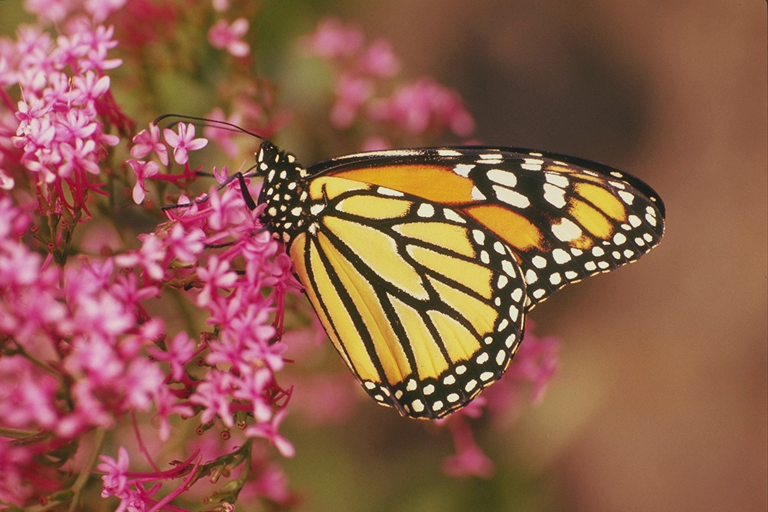
#> input picture 영상처리 1차/prob3/data/monarch.png, 768 x 512 px
$ python problem3.py   (older library calls are emulated)
#> lines starting #> are read from the running program, lines starting #| are printed output that depends on the picture
"""
3. Eh5.HistogramSpecification.py 소스의 맨 마지막 줄 미션
미션: 새 창을 열고 src/template/output 영상의 RGB별 히스토그램을 그려 보자.
조건: rgb 히스토그램 데이터를 반환하는 다음 함수를 제작한 후 코딩할 것
r, g, b = myHist(img)
img는 3채널 영상. 부동소수와 uint8을 구분하지 않고 모두 지원할 것
r, g, b는 각각 최댓값에 의해 정규화된 0~1의 분포도.
"""

from skimage.exposure import cumulative_distribution
from skimage.exposure.histogram_matching import _match_cumulative_cdf
from skimage.io import imread
from skimage import exposure
from skimage.color import rgb2gray
import matplotlib.pyplot as plt
import numpy as np
import cv2 as cv
import sys

path = 'data/'
s_file = 'monarch.png'; t_file = 'forest-park-trail.jpg'

def MyHist(image, reference, multichannel=False):
    if multichannel:
        matched = np.empty(image.shape, dtype=image.dtype)
        for channel in range(image.shape[-1]):
            matched_channel = _match_cumulative_cdf(image[..., channel],
                                                    reference[..., channel])
            matched[..., channel] = matched_channel
    else:
        matched = _match_cumulative_cdf(image, reference)

    return matched

def ncdf(im):
    cdf, b = cumulative_distribution(im)
    for i in range(b[0]):
        cdf = np.insert(cdf, 0, 0)
    for i in range(b[-1]+1, 256):
        cdf = np.append(cdf, 1)
    return cdf

im = imread(path + s_file)      # 원본 영상
#> im is the input picture: shape (512, 768, 3); mean R, G, B 143.5, 93, 75
im_t = imread(path + t_file)    # template 영상
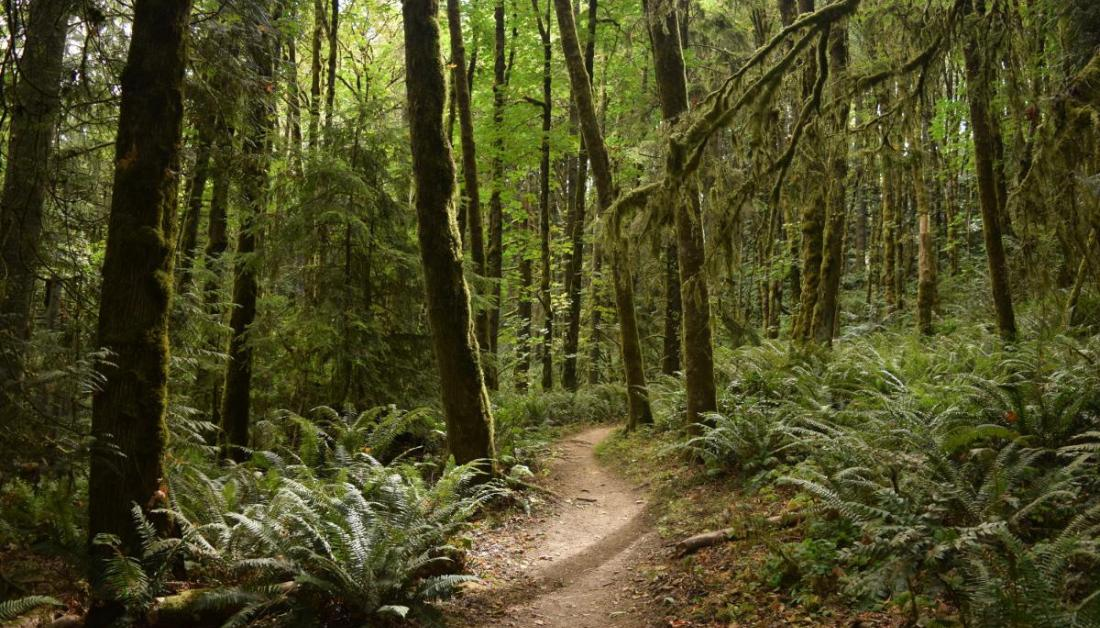
#> input picture 영상처리 1차/prob3/data/forest-park-trail.jpg, 1100 x 628 px
#> im_t is the input picture: shape (628, 1100, 3); mean R, G, B 76.4, 75, 35.9

im1 = MyHist(im, im_t, multichannel=True)
#> the loop in MyHist, `for channel in range(image.shape[-1]):` made 3 passes
#> pass 1, in MyHist, `matched_channel = _match_cumulative_cdf(image[..., channel], reference..`:
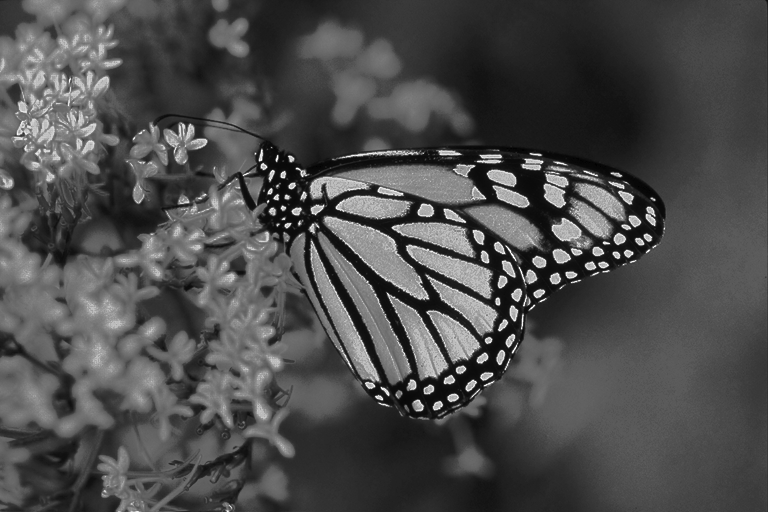
#> matched_channel: shape (512, 768) float64; min 1.72, max 255, mean 76.6
#> pass 2, in MyHist, `matched_channel = _match_cumulative_cdf(image[..., channel], reference..`:
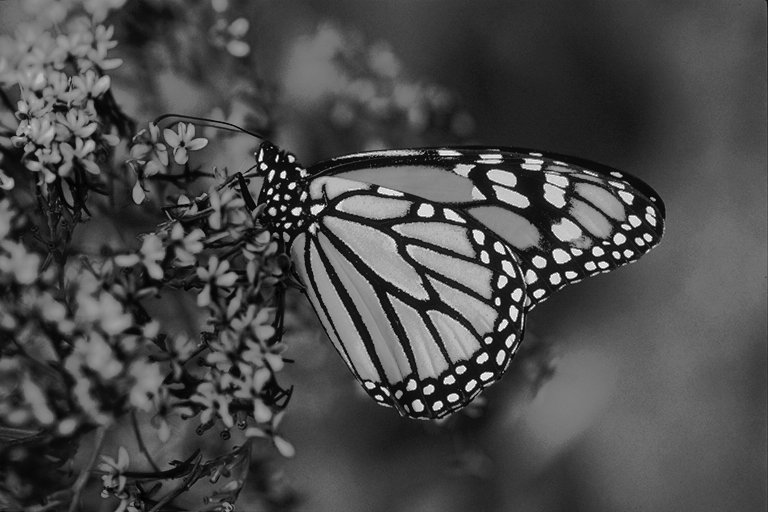
#> matched_channel: shape (512, 768) float64; min 0, max 255, mean 75.2
#> pass 3, in MyHist, `matched_channel = _match_cumulative_cdf(image[..., channel], reference..`:
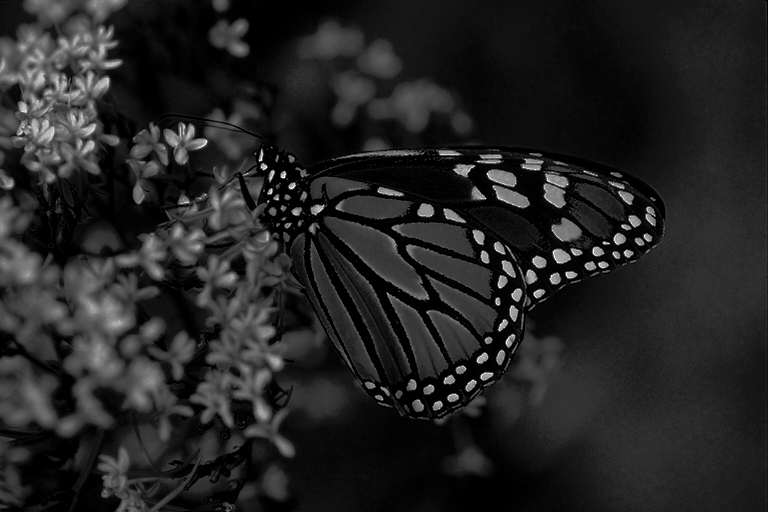
#> matched_channel: shape (512, 768) float64; min 0, max 255, mean 35.9
#> after the loop in MyHist, `for channel in range(image.shape[-1]):`:
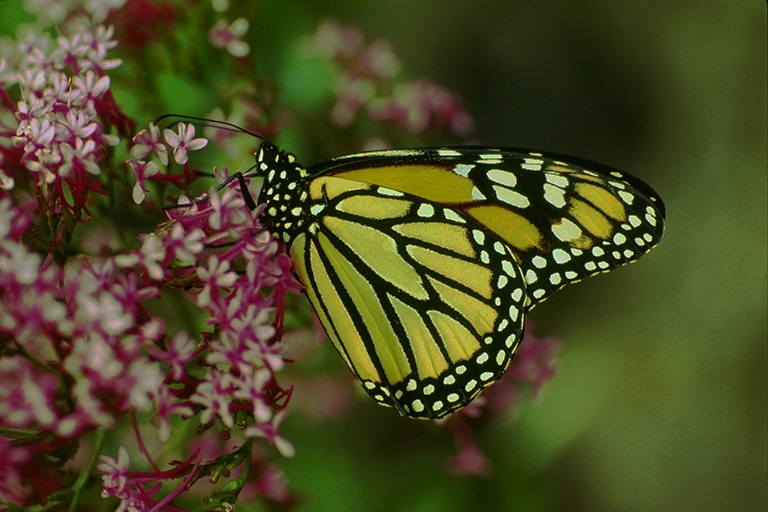
#> matched: shape (512, 768, 3); mean R, G, B 76.1, 74.6, 35.4


plt.subplot(221), plt.imshow(im1[...,:3]), plt.axis('off'), plt.title('Output Image')   # 첫번째에 결과 이미지 출력

clr_title = ['Red', 'Green', 'Blue']

for i in range(3):          # RGB 채널에 대해 loop 작업
    c = ncdf(im[..., i])     # 원본의 cdf
    c_t = ncdf(im_t[..., i]) # template의 cdf
    c_r = ncdf(im1[...,i])   # 결과의 cdf

    plt.subplot(222+i)

    plt.plot(c * 255, 'r', label='original(ncdf)')
    plt.plot(c_t * 255, 'g', label='template(ncdf)')
    plt.plot(c_r * 255, '--b', label='result(ncdf)')
    plt.title(clr_title[i])
    plt.grid('on'), plt.legend()


plt.savefig('./result.png')     # 영상 저장
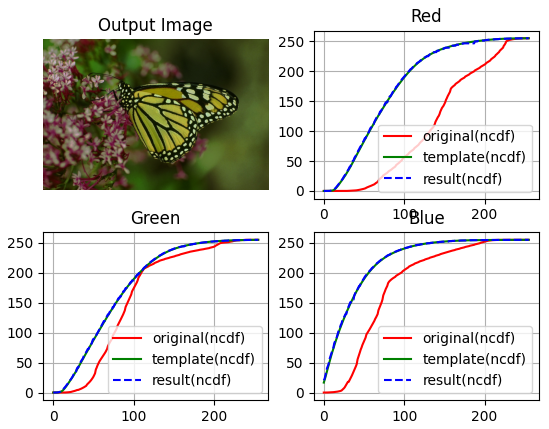
#> figure drawn by matplotlib, 4 panels; panel 2: curve peaks at x = 253, y = 255; panel 2: curve peaks at x = 255, y = 255; panel 2: curve peaks at x = 255, y = 255; panel 3: curve peaks at x = 245, y = 255

plt.show()
exit(0)
#> (the program exits here)
